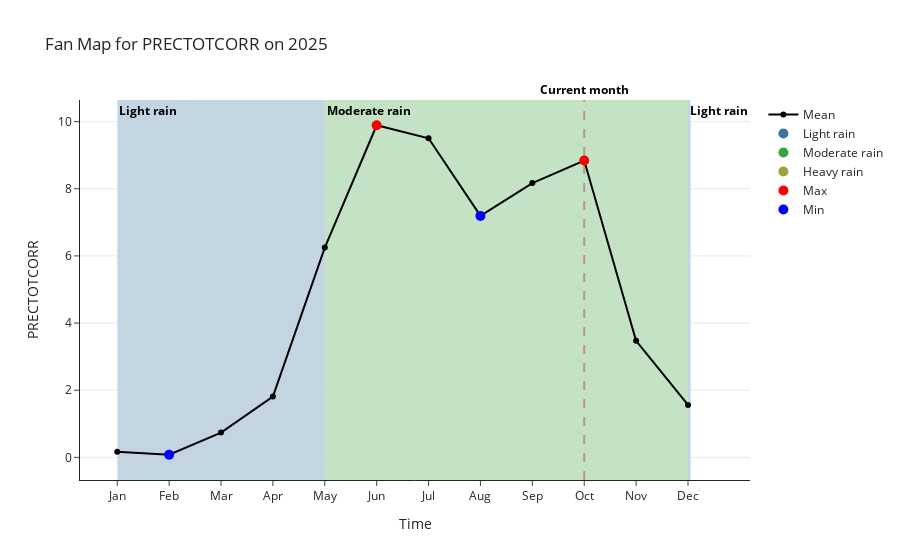

Write notebook code for a chart like this one.
### Code cell
import numpy as np
import seaborn as sns
import plotly.graph_objects as go
from datetime import datetime

from typing import List, Dict

def prepare_plotly_fanmap_with_vbands_v3(
    pred_df: pd.DataFrame, parameter, ci_levels=[30, 60, 90]
):
    sns.set_style("whitegrid")
    x = pred_df["month"].tolist()
    x_dt = pred_df["month"]  # giữ dạng datetime
    traces = []


    # Mean line
    mean_vals = pred_df[parameter].tolist()
    traces.append(
        go.Scatter(
            x=x,
            y=mean_vals,
            mode="lines+markers",
            line=dict(color="black", width=2),
            name="Mean",
            hovertemplate=f"Time: %{{x}}<br>{parameter}: %{{y:.2f}}<extra></extra>",
        )
    )

    fig = go.Figure(data=traces)

    # --- Beaufort classes ---
    thresholds = PARAM_THRESHOLDS[parameter]

    def classify(val):
        for threshold in thresholds:
            if threshold["lower"] <= val <= threshold["upper"]:
                return threshold
        return None

    # Gom các đoạn liên tiếp cùng loại gió
    bands = []
    current_class = None
    x0 = None

    for i, val in enumerate(mean_vals):
        cls = classify(val)
        if cls != current_class:
            if current_class is not None:
                bands.append((x0, x_dt[i], current_class))
            current_class = cls
            x0 = x_dt[i]
    if current_class is not None:
        bands.append((x0, x_dt.iloc[-1], current_class))

    # Vẽ các vrect gom nhóm theo Beaufort
    for x0, x1, wc in bands:
        if x0 == x1:
            x1 += 0.05
        fig.add_vrect(
            x0=x0,
            x1=x1,
            fillcolor=wc["color"],
            opacity=0.3,  # tăng độ đậm
            layer="below",
            line_width=0,
            annotation_text=wc["label"],
            annotation_position="top left",
            annotation=dict(font_size=12, font_color="black", font_weight="bold"),
        )


    # Thêm legend (trace ẩn cho mỗi loại gió)
    for wc in thresholds:
        fig.add_trace(
            go.Scatter(
                x=[None],
                y=[None],
                mode="markers",
                marker=dict(size=10, color=wc["color"]),
                name=wc["label"],
            )
        )

    # --- Local maxima / minima ---
    y = np.array(mean_vals)
    maxima = np.r_[False, (y[1:-1] > y[:-2]) & (y[1:-1] > y[2:]), False]
    minima = np.r_[False, (y[1:-1] < y[:-2]) & (y[1:-1] < y[2:]), False]

    fig.add_trace(
        go.Scatter(
            x=np.array(x)[maxima],
            y=y[maxima],
            mode="markers",
            marker=dict(color="red", size=10, symbol="circle"),
            name="Max",
            hovertemplate=f"Time: %{{x}}<br>{parameter}: %{{y:.2f}}<extra></extra>",
        )
    )

    fig.add_trace(
        go.Scatter(
            x=np.array(x)[minima],
            y=y[minima],
            mode="markers",
            marker=dict(color="blue", size=10, symbol="circle"),
            name="Min",
            hovertemplate=f"Time: %{{x}}<br>{parameter}: %{{y:.2f}}<extra></extra>",
        )
    )

    # Layout
    fig.update_layout(
        title=f"Fan Map for {parameter} on {datetime.now().year}",
        xaxis_title="Time",
        yaxis_title=parameter,
        template="simple_white",
    )

    # Hiển thị lưới
    fig.update_xaxes(tickmode="array", tickvals=list(range(1, 13)), ticktext=["Jan", "Feb", "Mar", "Apr", "May", "Jun", "Jul", "Aug", "Sep", "Oct", "Nov", "Dec"])
    fig.update_yaxes(showgrid=True, gridwidth=0.5, gridcolor="lightgray")


    # Ví dụ tháng hiện tại
    current_month = datetime.now().month   # hoặc gán = 10 nếu muốn fix

    fig.add_vline(
        x=current_month,  # vị trí đường kẻ (theo trục X)
        line_width=2,
        line_dash="dash",  # kiểu nét đứt
        line_color="darkred",
        annotation_text=f"Current month",  # label trên đường
        annotation_position="top",
        annotation=dict(font_size=12, font_color="black", font_weight="bold", font_style="normal"),
    )

    fig.show()

    # return fig

prepare_plotly_fanmap_with_vbands_v3(avg_df, "PRECTOTCORR")

### Figure 1 — Plotly figure (JSON) as saved in the notebook; plotly's stock layout.template omitted (floating-point values rounded to 4 significant figures)
{"data": [{"hovertemplate": "Time: %{x}<br>PRECTOTCORR: %{y:.2f}<extra></extra>", "line": {"color": "black", "width": 2}, "mode": "lines+markers", "name": "Mean", "type": "scatter", "x": [1, 2, 3, 4, 5, 6, 7, 8, 9, 10, 11, 12], "y": [0.164, 0.078, 0.738, 1.81, 6.248, 9.892, 9.504, 7.192, 8.17, 8.84, 3.47, 1.56]}, {"marker": {"color": "rgb(60,116,160)", "size": 10}, "mode": "markers", "name": "Light rain", "type": "scatter", "x": [null], "y": [null]}, {"marker": {"color": "rgb(59,161,61)", "size": 10}, "mode": "markers", "name": "Moderate rain", "type": "scatter", "x": [null], "y": [null]}, {"marker": {"color": "rgb(161,161,59)", "size": 10}, "mode": "markers", "name": "Heavy rain", "type": "scatter", "x": [null], "y": [null]}, {"hovertemplate": "Time: %{x}<br>PRECTOTCORR: %{y:.2f}<extra></extra>", "marker": {"color": "red", "size": 10, "symbol": "circle"}, "mode": "markers", "name": "Max", "type": "scatter", "x": [6, 10], "y": [9.892, 8.84]}, {"hovertemplate": "Time: %{x}<br>PRECTOTCORR: %{y:.2f}<extra></extra>", "marker": {"color": "blue", "size": 10, "symbol": "circle"}, "mode": "markers", "name": "Min", "type": "scatter", "x": [2, 8], "y": [0.078, 7.192]}], "layout": {"annotations": [{"font": {"color": "black", "size": 12, "weight": "bold"}, "showarrow": false, "text": "Light rain", "x": 1, "xanchor": "left", "xref": "x", "y": 1, "yanchor": "top", "yref": "y domain"}, {"font": {"color": "black", "size": 12, "weight": "bold"}, "showarrow": false, "text": "Moderate rain", "x": 5, "xanchor": "left", "xref": "x", "y": 1, "yanchor": "top", "yref": "y domain"}, {"font": {"color": "black", "size": 12, "weight": "bold"}, "showarrow": false, "text": "Light rain", "x": 12, "xanchor": "left", "xref": "x", "y": 1, "yanchor": "top", "yref": "y domain"}, {"font": {"color": "black", "size": 12, "style": "normal", "weight": "bold"}, "showarrow": false, "text": "Current month", "x": 10, "xanchor": "center", "xref": "x", "y": 1, "yanchor": "bottom", "yref": "y domain"}], "shapes": [{"fillcolor": "rgb(60,116,160)", "layer": "below", "line": {"width": 0}, "opacity": 0.3, "type": "rect", "x0": 1, "x1": 5, "xref": "x", "y0": 0, "y1": 1, "yref": "y domain"}, {"fillcolor": "rgb(59,161,61)", "layer": "below", "line": {"width": 0}, "opacity": 0.3, "type": "rect", "x0": 5, "x1": 12, "xref": "x", "y0": 0, "y1": 1, "yref": "y domain"}, {"fillcolor": "rgb(60,116,160)", "layer": "below", "line": {"width": 0}, "opacity": 0.3, "type": "rect", "x0": 12, "x1": 12.05, "xref": "x", "y0": 0, "y1": 1, "yref": "y domain"}, {"line": {"color": "darkred", "dash": "dash", "width": 2}, "type": "line", "x0": 10, "x1": 10, "xref": "x", "y0": 0, "y1": 1, "yref": "y domain"}], "title": {"text": "Fan Map for PRECTOTCORR on 2025"}, "xaxis": {"tickmode": "array", "ticktext": ["Jan", "Feb", "Mar", "Apr", "May", "Jun", "Jul", "Aug", "Sep", "Oct", "Nov", "Dec"], "tickvals": [1, 2, 3, 4, 5, 6, 7, 8, 9, 10, 11, 12], "title": {"text": "Time"}}, "yaxis": {"gridcolor": "lightgray", "gridwidth": 0.5, "showgrid": true, "title": {"text": "PRECTOTCORR"}}}}
